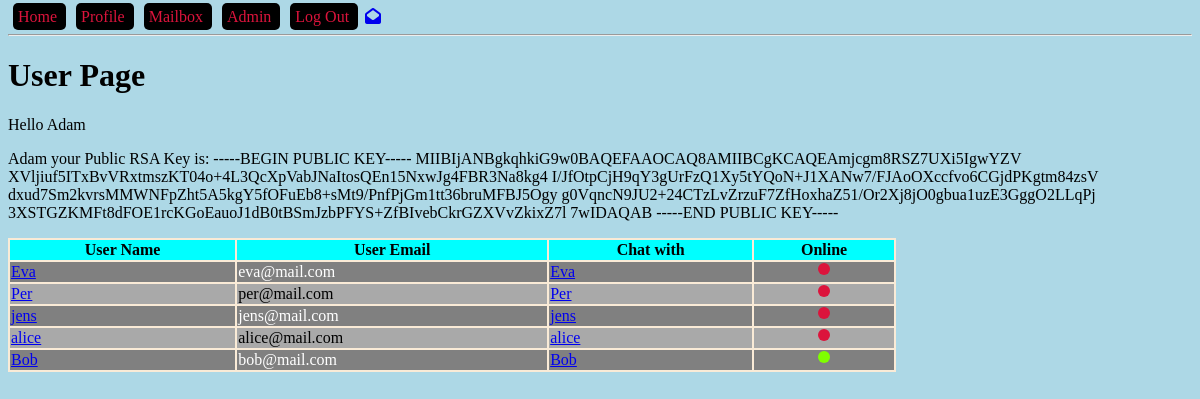
/profile (signed in), run on an earlier commit of the app's database.
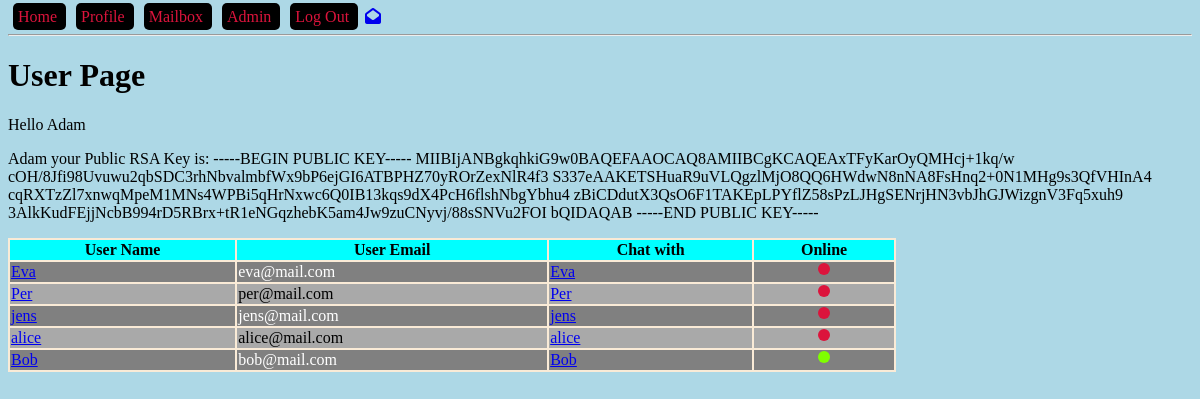
And on a later commit of the database.
### models.py (models this page shows, shortened)
class User(db.Model):
    id = db.Column(db.Integer, primary_key=True, autoincrement=True)
    name = db.Column(db.String(150))
    email = db.Column(db.String(150), unique=True)
    password = db.Column(db.String(100))
    public_rsa = db.Column(db.Text)
    admin = db.Column(db.BOOLEAN, default=False)
    online = db.Column(db.BOOLEAN, default=False)
    sent_messages = db.relationship('Message', backref='sender', lazy=True)
    recv_messages = db.relationship('Message', secondary=message_recv, lazy='subquery',
                                    backref=db.backref('receivers', lazy=True))

### blueprints/user/__init__.py (the view)
@bp_user.get('/profile')
@login_required
def user_get():
    users = get_all_but_current_user()
    return render_template("user.html", users=users)

### app.py (called while the page is built)
def create_app():
    app = Flask(__name__)
    app.config['SECRET_KEY'] = '123secret'
    app.config['SQLALCHEMY_TRACK_MODIFICATIONS'] = False
    app.config['SQLALCHEMY_DATABASE_URI'] = 'sqlite:///db.sqlite'
    db.init_app(app)
    login_manager = LoginManager()
    login_manager.init_app(app)
    @login_manager.user_loader
    def load_user(user_id):
        from models import User
        user = User.query.filter_by(id=user_id).first()
        return user
    from blueprints.open import bp_open
    app.register_blueprint(bp_open)
    from blueprints.user import bp_user
    app.register_blueprint(bp_user)
    from blueprints.api import bp_api
    app.register_blueprint(bp_api, url_prefix='/api/v1.0')
    from blueprints.admin import bp_admin
    app.register_blueprint(bp_admin)
    from blueprints.ajax import bp_ajax
    app.register_blueprint(bp_ajax)
    return app

### controllers/user_controller.py (called while the page is built)
def get_all_but_current_user():
    from models import User
    user = current_user
    return User.query.filter(User.id != user.id).all()

### templates/user.html (shortened to what this page needs)
{% extends "base-template.html" %}
{% block content %}
    <h1 id="main-heading">User Page</h1>
    <p>Hello {{ current_user.name }}</p>
    <p>{{ current_user.name }} your Public RSA Key is: {{ current_user.public_rsa }}</p>
    <table>
        <tr>
            <th>User Name</th>
            <th>User Email</th>
            <th>Chat with</th>
            <th>Online</th>
        </tr>
        {% for user in users %}
            <tr>
                <td><a href="{{ url_for('bp_user.message_get', user_id=user.id) }}">{{ user.name }}</a></td>
                <td>{{ user.email }}</td>
                <td><a href="{{ url_for('bp_user.chat_get', user_id=user.id) }}">{{ user.name }}</a></td>
                <td class="center-content">
                    {% if user.online %}
                        <div class="circle online"></div>
                    {% else %}
                        <div class="circle offline"></div>
                    {% endif %}
                </td>
            </tr>
        {% endfor %}
    </table>
{% endblock %}

What changed in the data, as far as the page shows it:
changed User "Adam": public_rsa "-----BEGIN PUBLIC KEY----- MIIBIjANBgkqhkiG9w0BAQEFAAOCAQ8AMIIBCgKCAQEAmjcgm8RSZ7UXi5IgwYZV XVljiuf5ITxBvVRxtmszKT04o+4L3QcXpVabJNaItosQEn15NxwJg4FBR3Na8kg4 I/JfOtpCjH9qY3gUrFzQ1Xy5tYQoN+J1XANw7/FJAoOXccfvo6CGjdPKgtm84zsV dxud7Sm2kvrsMMWNFpZht5A5kgY5fOFuEb8+sMt9/PnfPjGm1tt36bruMFBJ5Ogy g0VqncN9JU2+24CTzLvZrzuF7ZfHoxhaZ51/Or2Xj8jO0gbua1uzE3GggO2LLqPj 3XSTGZKMFt8dFOE1rcKGoEauoJ1dB0tBSmJzbPFYS+ZfBIvebCkrGZXVvZkixZ7l 7wIDAQAB -----END PUBLIC KEY-----" → "-----BEGIN PUBLIC KEY----- MIIBIjANBgkqhkiG9w0BAQEFAAOCAQ8AMIIBCgKCAQEAxTFyKarOyQMHcj+1kq/w cOH/8Jfi98Uvuwu2qbSDC3rhNbvalmbfWx9bP6ejGI6ATBPHZ70yROrZexNlR4f3 S337eAAKETSHuaR9uVLQgzlMjO8QQ6HWdwN8nNA8FsHnq2+0N1MHg9s3QfVHInA4 cqRXTzZl7xnwqMpeM1MNs4WPBi5qHrNxwc6Q0IB13kqs9dX4PcH6flshNbgYbhu4 zBiCDdutX3QsO6F1TAKEpLPYflZ58sPzLJHgSENrjHN3vbJhGJWizgnV3Fq5xuh9 3AlkKudFEjjNcbB994rD5RBrx+tR1eNGqzhebK5am4Jw9zuCNyvj/88sSNVu2FOI bQIDAQAB -----END PUBLIC KEY-----"
